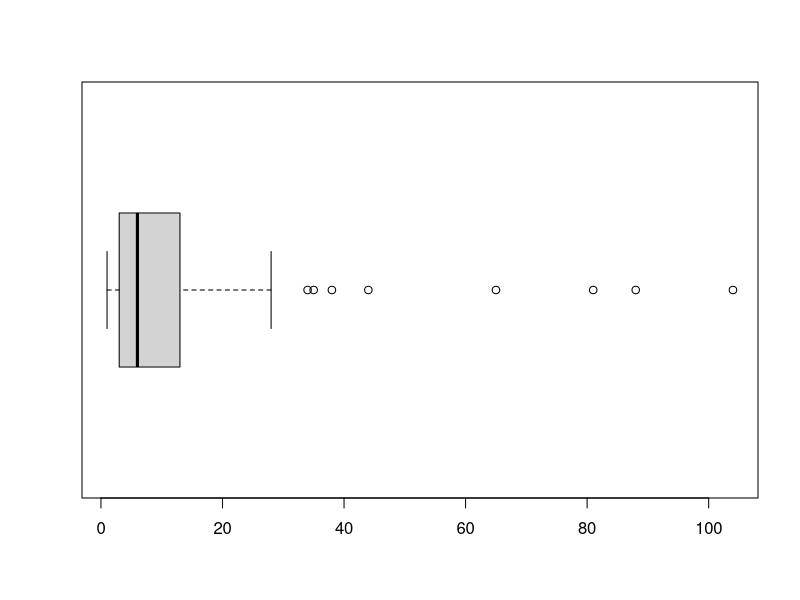
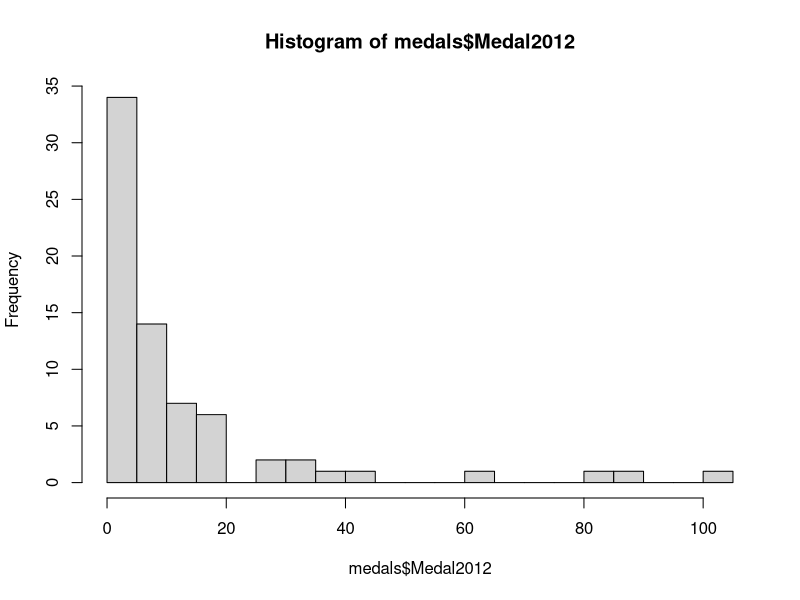
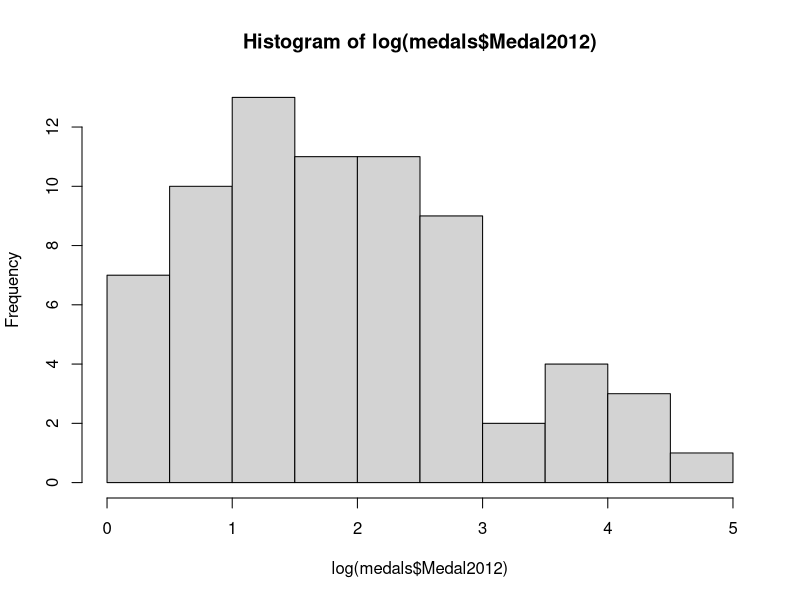
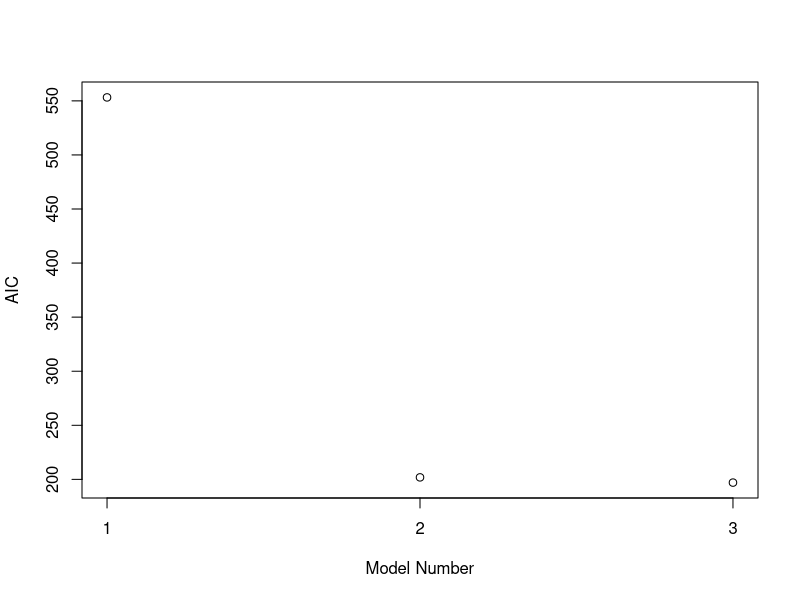
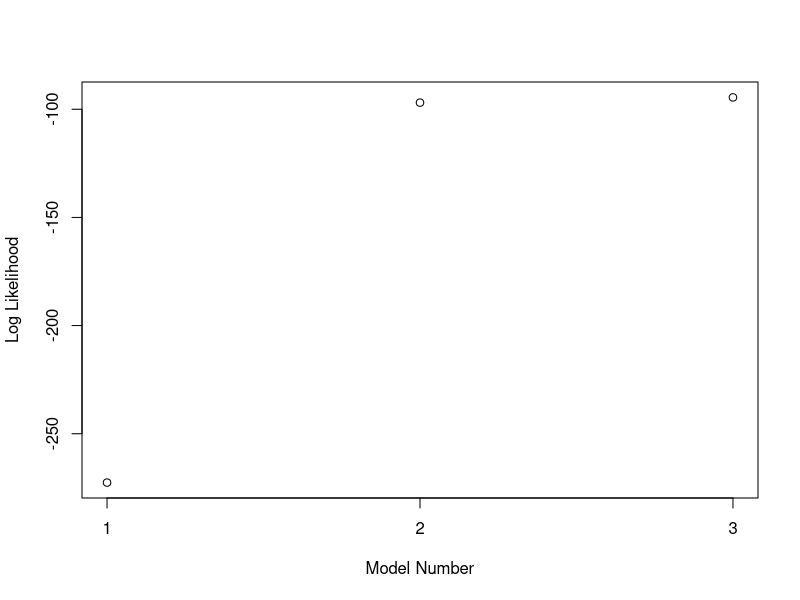
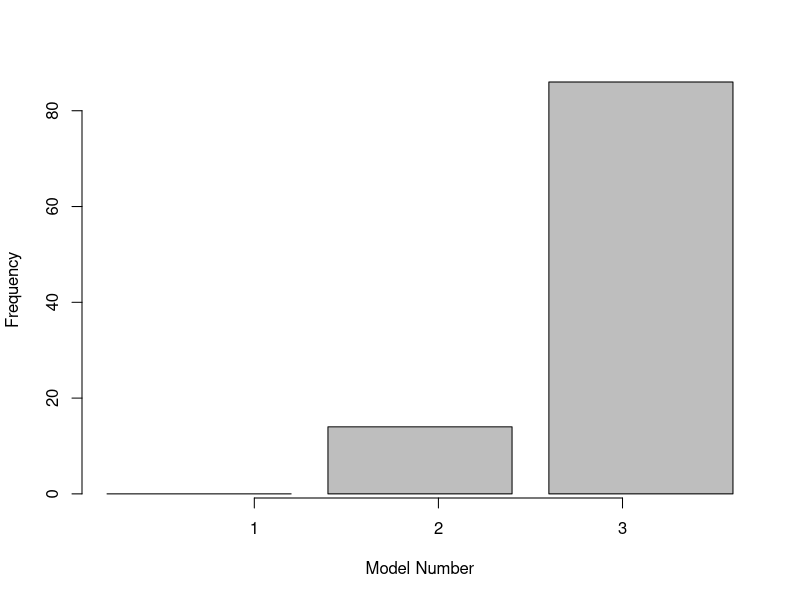

Write R code to recreate these figures, in order.
## ---- chunk 1
medals <- read.csv("medal_pop_gdp_data_statlearn.csv", header = TRUE)
head(medals)
## ---- chunk 2
dim(medals)
## ---- chunk 3
model1 <- glm(Medal2012 ~ Population + GDP, data = medals)
summary(model1)
## ---- chunk 4
print(summary(model1)$coefficients[, 1:2])
## ---- chunk 5
coeff1 <- summary(model1)$coefficients[, 1:2]

b0_min1 <- coeff1[1, 1]-(qt(0.975, 68))*coeff1[1, 2]
b0_max1 <- coeff1[1, 1]+(qt(0.975, 68))*coeff1[1, 2]

b1_min1 <- coeff1[2, 1]-(qt(0.975, 68))*coeff1[2, 2]
b1_max1 <- coeff1[2, 1]+(qt(0.975, 68))*coeff1[2, 2]

b2_min1 <- coeff1[3, 1]-(qt(0.975, 68))*coeff1[3, 2]
b2_max1 <- coeff1[3, 1]+(qt(0.975, 68))*coeff1[3, 2]

cat("Confidence interval for b0: ", c(b0_min1, b0_max1), "\n")
cat("Confidence interval for b1: ", c(b1_min1, b1_max1), "\n")
cat("Confidence interval for b2: ", c(b2_min1, b2_max1))
## ---- chunk 6
model2 <- glm(log(Medal2012) ~ Population + GDP, data = medals)
summary(model2)
## ---- chunk 7
print(summary(model2)$coefficients[, 1:2])
## ---- chunk 8
coeff2 <- summary(model2)$coefficients[, 1:2]

b0_min2 <- coeff2[1, 1]-(qt(0.975, 68))*coeff2[1, 2]
b0_max2 <- coeff2[1, 1]+(qt(0.975, 68))*coeff2[1, 2]

b1_min2 <- coeff2[2, 1]-(qt(0.975, 68))*coeff2[2, 2]
b1_max2 <- coeff2[2, 1]+(qt(0.975, 68))*coeff2[2, 2]

b2_min2 <- coeff2[3, 1]-(qt(0.975, 68))*coeff2[3, 2]
b2_max2 <- coeff2[3, 1]+(qt(0.975, 68))*coeff2[3, 2]

cat("Confidence interval for b0: ", c(b0_min1, b0_max1), "\n")
cat("Confidence interval for b1: ", c(b1_min1, b1_max1), "\n")
cat("Confidence interval for b2: ", c(b2_min1, b2_max1))
## ---- chunk 9
model3 <- glm(Medal2012 ~ Population + GDP,  data = medals, family=poisson(link="log"))
summary(model3)
## ---- chunk 10
mean(medals$Medal2012)
var(medals$Medal2012)
## ---- chunk 11
boxplot(medals$Medal2012, horizontal=TRUE)
## ---- chunk 12
hist(medals$Medal2012, breaks=15)
## ---- chunk 13
hist(log(medals$Medal2012), breaks=15)
## ---- chunk 14
cor(log(medals$Medal2012), medals$GDP)
cor(log(medals$Medal2012), medals$Population)
## ---- chunk 15
cor(log(medals$Medal2012), medals$GDP)
cor(log(medals$Medal2012), log(medals$Population))
## ---- chunk 16
model3 <- glm(log(Medal2012) ~ log(Population) + GDP,  data = medals)
summary(model3)
## ---- chunk 17
print(summary(model3)$coefficients[, 1:2])
## ---- chunk 18
coeff3 <- summary(model3)$coefficients[, 1:2]

b0_min3 <- coeff3[1, 1]-(qt(0.975, 68))*coeff3[1, 2]
b0_max3 <- coeff3[1, 1]+(qt(0.975, 68))*coeff3[1, 2]

b1_min3 <- coeff3[2, 1]-(qt(0.975, 68))*coeff3[2, 2]
b1_max3 <- coeff3[2, 1]+(qt(0.975, 68))*coeff3[2, 2]

b2_min3 <- coeff3[3, 1]-(qt(0.975, 68))*coeff3[3, 2]
b2_max3 <- coeff3[3, 1]+(qt(0.975, 68))*coeff3[3, 2]

c(b0_min3, b0_max3)
c(b1_min3, b1_max3)
c(b2_min3, b2_max3)
## ---- chunk 19
model_aic <- rep(NA, 3)
model_aic[1] <- model1$aic
model_aic[2] <- model2$aic
model_aic[3] <- model3$aic

plot(1:length(model_aic), model_aic, xlab="Model Number", ylab="AIC", xaxt='n')
axis(side=1, at=seq(1, 3, by=1))
## ---- chunk 20
loglikeli <- rep(NA, 3)
loglikeli[1] <- logLik(model1)
loglikeli[2] <- logLik(model2)
loglikeli[3] <- logLik(model3)

plot(1:length(loglikeli), loglikeli, xlab="Model Number", ylab="Log Likelihood", xaxt='n')
axis(side=1, at=seq(1, 3, by=1))
## ---- chunk 21
library(caret)
best_counts <- c(0, 0, 0)

for (i in 1:100){
  set.seed(i)
  index <- createDataPartition(medals$Medal2012, p=0.7, list=FALSE)
  train_data <- medals[index,]
  test_data <- medals[-index, ]
  
  model1 <- glm(Medal2012 ~ Population + GDP, data = train_data)
  model2 <- glm(log(Medal2012) ~ Population + GDP, data = train_data)
  model3 <- glm(log(Medal2012) ~ log(Population) + GDP,  data = train_data)
  
  sigma1 <- sqrt(summary(model1)$dispersion)
  sigma2 <- sqrt(summary(model2)$dispersion)
  sigma3 <- sqrt(summary(model3)$dispersion)
  
  pred1 <- predict(model1, test_data)
  pred2 <- predict(model2, test_data)
  pred3 <- predict(model3, test_data)
  
  model1_like <- sum(dnorm(test_data$Medal2012, pred1, sigma1, log=TRUE))
  model2_like <- sum(dnorm(log(test_data$Medal2012), pred2, sigma2, log=TRUE))
  model3_like <- sum(dnorm(log(test_data$Medal2012), pred3, sigma3, log=TRUE))

  best_idx <- which.max(c(model1_like, model2_like, model3_like))
  best_counts[best_idx] <- best_counts[best_idx]+1
}

barplot(best_counts, xlab="Model Number", ylab="Frequency")
axis(side=1, at=seq(1, 3, by=1))
## ---- chunk 22
model3 <- glm(log(Medal2012) ~ log(Population) + GDP,  data = medals)

GB_Population <- 62262000
GB_GDP <- 2431.59
GB_data <- data.frame(Population=GB_Population, GDP=GB_GDP)

GB_mu <- predict(model3, newdata=GB_data)
GB_sd <- sqrt(sum(model3$residuals^2)/(length(model3$residuals)-length(model3$coefficients)))

1-pnorm(1, mean=GB_mu, sd=GB_sd)
